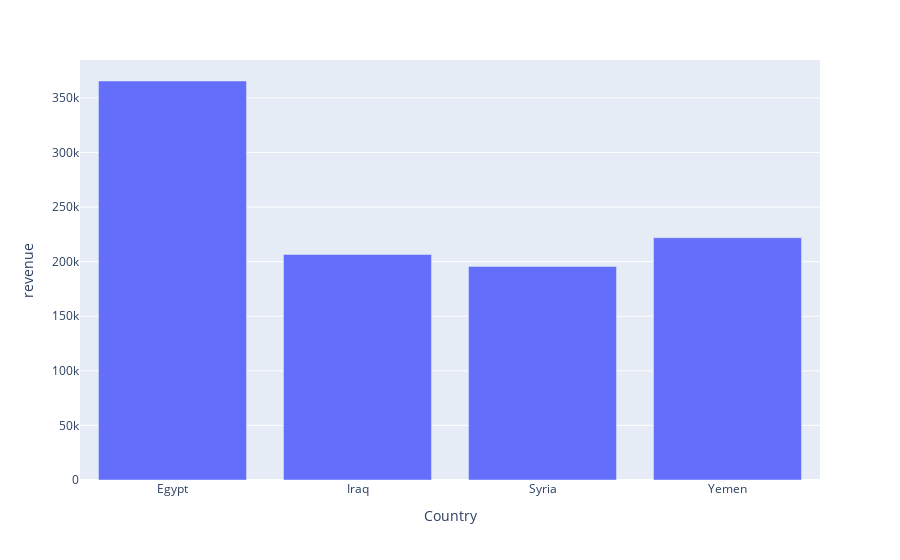

Notebook code cell kept with this figure:
### Code cell
(sales
.groupby(['Country'],as_index=False)
.agg(revenue=('Price','sum'))
.plot(x='Country', y='revenue', barmode='group', kind='bar')
)

### Figure 1 — Plotly figure (JSON) as saved in the notebook; plotly's stock layout.template omitted (floating-point values rounded to 4 significant figures)
{"data": [{"alignmentgroup": "True", "hovertemplate": "Country=%{x}<br>revenue=%{y}<extra></extra>", "legendgroup": "", "marker": {"color": "#636efa", "pattern": {"shape": ""}}, "name": "", "offsetgroup": "", "orientation": "v", "showlegend": false, "textposition": "auto", "type": "bar", "x": ["Egypt", "Iraq", "Syria", "Yemen"], "xaxis": "x", "y": [365478, 206611, 195649, 221964], "yaxis": "y"}], "layout": {"barmode": "group", "legend": {"tracegroupgap": 0}, "margin": {"t": 60}, "xaxis": {"anchor": "y", "domain": [0, 1], "title": {"text": "Country"}}, "yaxis": {"anchor": "x", "domain": [0, 1], "title": {"text": "revenue"}}}}
